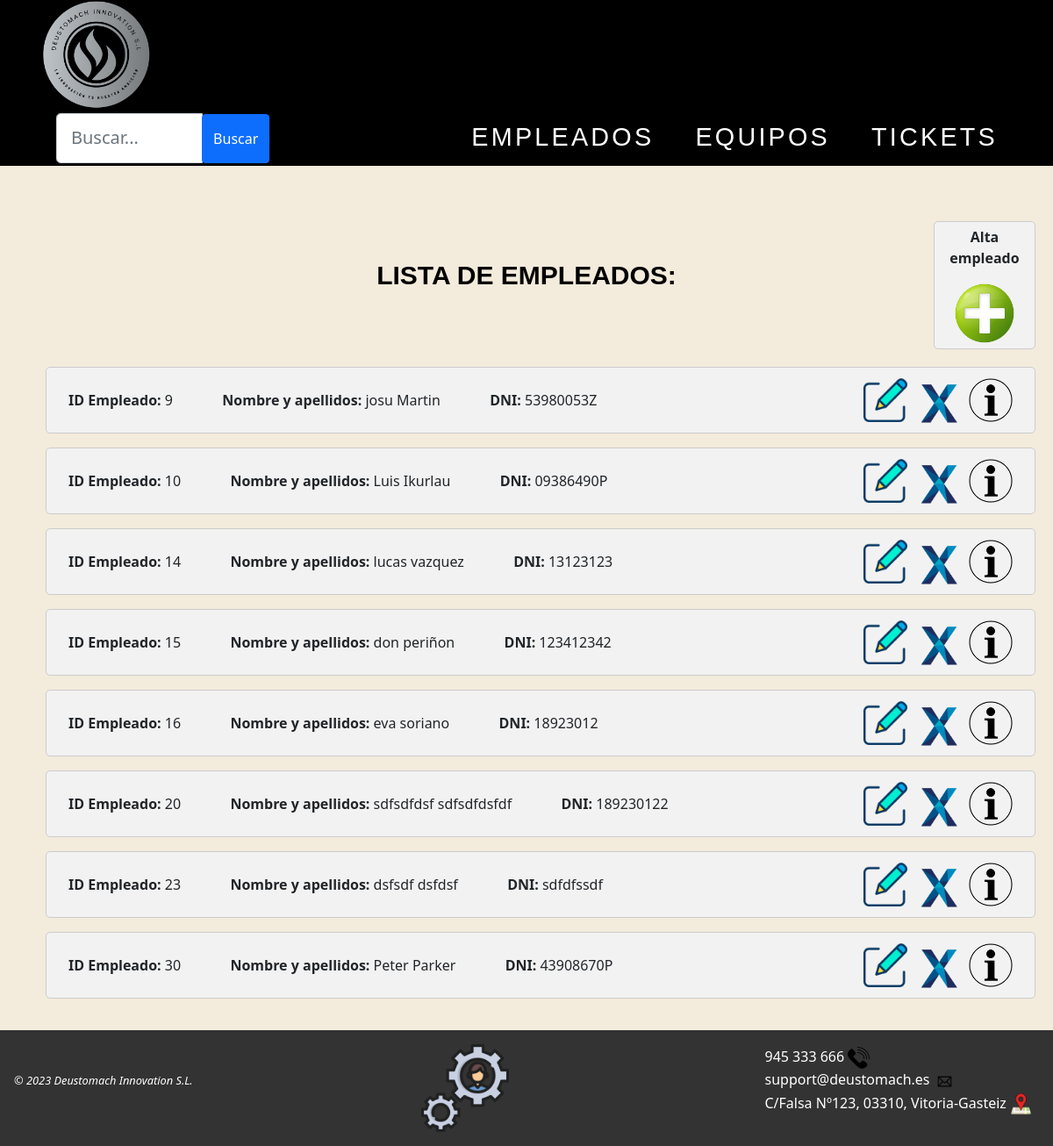
/AppWeb/listadoEmpleados/, run on the app's committed database.
### AppWeb/models.py (models this page shows, shortened)
class Empleado(models.Model):
    dni = models.CharField(max_length=9, unique=True)
    nombre = models.CharField(max_length=15)
    apellidos = models.CharField(max_length=25)
    email = models.CharField(max_length=30)
    telefono = models.IntegerField(default=0)

### AppWeb/views.py (the view)
# urls.py: path('AppWeb/listadoEmpleados/', views.ListaEmpleado.as_view(), name='listado-empleado'),
class ListaEmpleado(ListView):
    model = Empleado
    template_name = 'listadoEmpleados.html'
    context_object_name = 'empleados'
    def get_queryset(self):
        queryset = super().get_queryset()
        busqueda = self.request.GET.get("buscar")
        if busqueda:
            queryset = queryset.filter(
                Q(dni__icontains=busqueda) |
                Q(nombre__icontains=busqueda) |
                Q(apellidos__icontains=busqueda)
            ).distinct()
        return queryset

### AppWeb/Templates/listadoEmpleados.html (shortened to what this page needs)
{% extends "homeEmpleados.html" %}
{% load static %}
{% block contenido %}
<div class="contenido">
    <div id="totalalta">
        <div id="titulos">
            <h1>LISTA DE EMPLEADOS:</h1>
        </div>
        <div id="mas">
            <p><b>Alta empleado</b></p>
            <a href="{% url 'gestion:crear-empleado' %}"><img class="centrado" src="{% static 'images/añadirusr.png' %}"
                    width="70px" title="Crear un empleado nuevo"></a>
        </div>
    </div>
    {% if object_list %}
    {% for emp in object_list %}
    <ul>
        <div class="objetos">
            <span><b>ID Empleado: </b>{{emp.id}} </span> &emsp;&emsp;&emsp;
            <span><b>Nombre y apellidos: </b>{{emp.nombre}} {{emp.apellidos}} </span> &emsp;&emsp;&emsp;
            <span><b>DNI: </b>{{ emp.dni }} </span>
            <a id="objetos1" href="{% url 'gestion:detalle-empleado' emp.id %}"><img
                    src="{% static 'images/info.png' %}" title="Pulsa para ver los detalles del empleado"
                    width="50px"></a>
            <a id="objetos1" href="{% url 'gestion:borrar-empleado' emp.id %}"><img
                    src="{% static 'images/delete.png' %}" title="Haz clic para eliminar al empleado" width="50px"></a>
            <a id="objetos1" href="{% url 'gestion:modificar-empleado' emp.id %}"><img
                    src="{% static 'images/editar.png' %}" title="Haz clic para editar este empleado" width="50px"></a>
        </div>
    </ul>
    {% endfor %}
    {% else %}
    <h1>No hay empleados disponibles</h1>
    {% endif %}
</div>
{% endblock %}

### AppWeb/static/css/Estilo.css (style rules this page uses)
img { max-width: 100%; height: auto; }
body { background-color: #f3ebdc; position: relative; display: flex; flex-direction: column; min-height: 100vh; }
#totalalta { display: inline; margin-top: auto; }
#titulos { margin-top: 40px; margin-bottom: -100px; }
#mas { margin-left: auto; margin-right: 0; margin-bottom: 20px; padding: 5px; background-color: #f2f2f2; border-radius: 5px; border: 1px solid #ccc; max-width: 10%; text-align: center; }
.contenido { margin: 0 auto; max-width: 1400px; padding: 20px; }
h1 { font-weight: 700; color: black; font-family: sans-serif; font-size: 30px; text-align: center; margin-bottom: 20px; }
#objetos1 { margin-left: 10px; margin-top: -13px; float: right; }
.objetos { justify-content: space-between; background-color: #f2f2f2; padding: 25px; border-radius: 5px; border: 1px solid #ccc; }
a { color: white; text-decoration: none; }

### data on the page
Empleado: id "9", nombre "josu", apellidos "Martin", dni "53980053Z"
Empleado: id "10", nombre "Luis", apellidos "Ikurlau", dni "09386490P"
Empleado: id "14", nombre "lucas", apellidos "vazquez", dni "13123123"
Empleado: id "15", nombre "don", apellidos "periñon", dni "123412342"
Empleado: id "16", nombre "eva", apellidos "soriano", dni "18923012"
Empleado: id "20", nombre "sdfsdfdsf", apellidos "sdfsdfdsfdf", dni "189230122"
Empleado: id "23", nombre "dsfsdf", apellidos "dsfdsf", dni "sdfdfssdf"
Empleado: id "30", nombre "Peter", apellidos "Parker", dni "43908670P"
